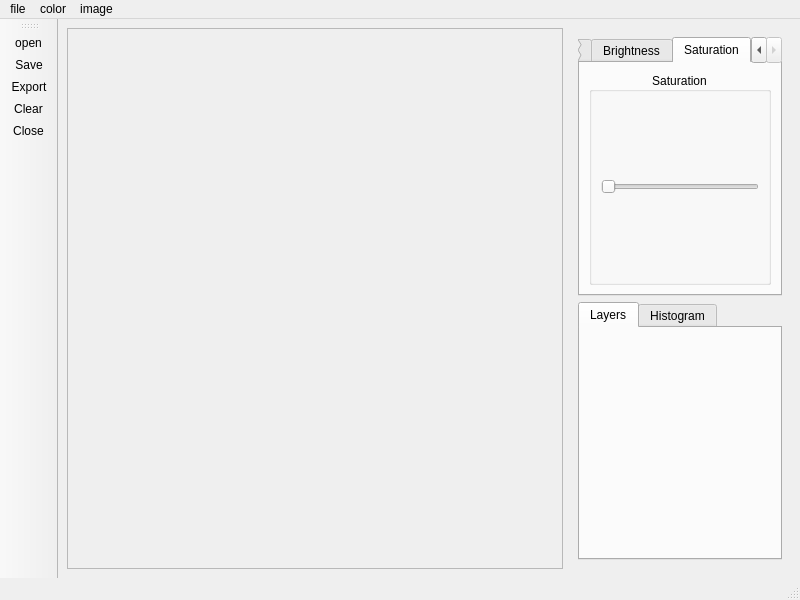
<?xml version="1.0" encoding="UTF-8"?>
<ui version="4.0">
 <class>MainWindow</class>
 <widget class="QMainWindow" name="MainWindow">
  <property name="geometry">
   <rect>
    <x>0</x>
    <y>0</y>
    <width>800</width>
    <height>600</height>
   </rect>
  </property>
  <property name="windowTitle">
   <string>MainWindow</string>
  </property>
  <widget class="QWidget" name="centralwidget">
   <layout class="QHBoxLayout" name="horizontalLayout">
    <item>
     <widget class="QScrollArea" name="scrollArea">
      <property name="widgetResizable">
       <bool>true</bool>
      </property>
      <widget class="QWidget" name="scrollAreaWidgetContents">
       <property name="geometry">
        <rect>
         <x>0</x>
         <y>0</y>
         <width>512</width>
         <height>532</height>
        </rect>
       </property>
       <layout class="QVBoxLayout" name="verticalLayout_2">
        <item>
         <widget class="QLabel" name="imageLabel">
          <property name="sizePolicy">
           <sizepolicy hsizetype="Expanding" vsizetype="Expanding">
            <horstretch>0</horstretch>
            <verstretch>0</verstretch>
           </sizepolicy>
          </property>
          <property name="text">
           <string/>
          </property>
         </widget>
        </item>
       </layout>
      </widget>
     </widget>
    </item>
    <item>
     <widget class="QWidget" name="widget" native="true">
      <property name="sizePolicy">
       <sizepolicy hsizetype="Maximum" vsizetype="Preferred">
        <horstretch>0</horstretch>
        <verstretch>0</verstretch>
       </sizepolicy>
      </property>
      <layout class="QVBoxLayout" name="verticalLayout">
       <item>
        <widget class="QTabWidget" name="Operations">
         <property name="sizePolicy">
          <sizepolicy hsizetype="Preferred" vsizetype="Expanding">
           <horstretch>0</horstretch>
           <verstretch>0</verstretch>
          </sizepolicy>
         </property>
         <property name="whatsThis">
          <string>&lt;html&gt;&lt;head/&gt;&lt;body&gt;&lt;p&gt;&lt;br/&gt;&lt;/p&gt;&lt;/body&gt;&lt;/html&gt;</string>
         </property>
         <property name="currentIndex">
          <number>5</number>
         </property>
         <widget class="QWidget" name="info">
          <attribute name="title">
           <string>Info</string>
          </attribute>
          <layout class="QHBoxLayout" name="horizontalLayout_2">
           <item>
            <widget class="QGroupBox" name="groupBox">
             <property name="title">
              <string>Info</string>
             </property>
             <property name="alignment">
              <set>Qt::AlignmentFlag::AlignCenter</set>
             </property>
             <layout class="QHBoxLayout" name="horizontalLayout_3">
              <item>
               <widget class="QLabel" name="imageType">
                <property name="text">
                 <string/>
                </property>
                <property name="alignment">
                 <set>Qt::AlignmentFlag::AlignLeading|Qt::AlignmentFlag::AlignLeft|Qt::AlignmentFlag::AlignTop</set>
                </property>
               </widget>
              </item>
             </layout>
            </widget>
           </item>
          </layout>
         </widget>
         <widget class="QWidget" name="desaturation">
          <attribute name="title">
           <string>Desaturation</string>
          </attribute>
          <layout class="QHBoxLayout" name="horizontalLayout_4">
           <item>
            <widget class="QGroupBox" name="groupBox_2">
             <property name="title">
              <string>Desaturation</string>
             </property>
             <property name="alignment">
              <set>Qt::AlignmentFlag::AlignCenter</set>
             </property>
             <layout class="QVBoxLayout" name="verticalLayout_3">
              <item>
               <widget class="QSlider" name="desaturation_slider">
                <property name="sizePolicy">
                 <sizepolicy hsizetype="Expanding" vsizetype="Fixed">
                  <horstretch>0</horstretch>
                  <verstretch>0</verstretch>
                 </sizepolicy>
                </property>
                <property name="pageStep">
                 <number>0</number>
                </property>
                <property name="sliderPosition">
                 <number>99</number>
                </property>
                <property name="orientation">
                 <enum>Qt::Orientation::Horizontal</enum>
                </property>
               </widget>
              </item>
             </layout>
            </widget>
           </item>
          </layout>
         </widget>
         <widget class="QWidget" name="negative">
          <attribute name="title">
           <string>Negative</string>
          </attribute>
          <layout class="QHBoxLayout" name="horizontalLayout_5">
           <item>
            <widget class="QGroupBox" name="groupBox_3">
             <property name="title">
              <string>Negative</string>
             </property>
             <property name="alignment">
              <set>Qt::AlignmentFlag::AlignCenter</set>
             </property>
             <layout class="QHBoxLayout" name="horizontalLayout_7">
              <item>
               <widget class="QCheckBox" name="checkBox">
                <property name="text">
                 <string>apply</string>
                </property>
               </widget>
              </item>
             </layout>
            </widget>
           </item>
          </layout>
         </widget>
         <widget class="QWidget" name="contrast">
          <attribute name="title">
           <string>Contrast</string>
          </attribute>
          <layout class="QHBoxLayout" name="horizontalLayout_6">
           <item>
            <widget class="QGroupBox" name="groupBox_4">
             <property name="title">
              <string>Contrast</string>
             </property>
             <property name="alignment">
              <set>Qt::AlignmentFlag::AlignCenter</set>
             </property>
             <layout class="QHBoxLayout" name="horizontalLayout_8">
              <item>
               <widget class="QSlider" name="horizontalSlider">
                <property name="value">
                 <number>50</number>
                </property>
                <property name="orientation">
                 <enum>Qt::Orientation::Horizontal</enum>
                </property>
               </widget>
              </item>
             </layout>
            </widget>
           </item>
          </layout>
         </widget>
         <widget class="QWidget" name="brightness">
          <attribute name="title">
           <string>Brightness</string>
          </attribute>
          <layout class="QHBoxLayout" name="horizontalLayout_9">
           <item>
            <widget class="QGroupBox" name="groupBox_5">
             <property name="title">
              <string>Brightness</string>
             </property>
             <property name="alignment">
              <set>Qt::AlignmentFlag::AlignCenter</set>
             </property>
             <layout class="QHBoxLayout" name="horizontalLayout_11">
              <item>
               <widget class="QSlider" name="horizontalSlider_2">
                <property name="sliderPosition">
                 <number>50</number>
                </property>
                <property name="orientation">
                 <enum>Qt::Orientation::Horizontal</enum>
                </property>
               </widget>
              </item>
             </layout>
            </widget>
           </item>
          </layout>
         </widget>
         <widget class="QWidget" name="saturation">
          <attribute name="title">
           <string>Saturation</string>
          </attribute>
          <layout class="QHBoxLayout" name="horizontalLayout_10">
           <item>
            <widget class="QGroupBox" name="groupBox_6">
             <property name="title">
              <string>Saturation</string>
             </property>
             <property name="alignment">
              <set>Qt::AlignmentFlag::AlignCenter</set>
             </property>
             <layout class="QHBoxLayout" name="horizontalLayout_12">
              <item>
               <widget class="QSlider" name="horizontalSlider_3">
                <property name="orientation">
                 <enum>Qt::Orientation::Horizontal</enum>
                </property>
               </widget>
              </item>
             </layout>
            </widget>
           </item>
          </layout>
         </widget>
        </widget>
       </item>
       <item>
        <widget class="QTabWidget" name="Layers">
         <property name="currentIndex">
          <number>0</number>
         </property>
         <widget class="QWidget" name="layers">
          <property name="accessibleName">
           <string/>
          </property>
          <attribute name="title">
           <string>Layers</string>
          </attribute>
         </widget>
         <widget class="QWidget" name="histogram">
          <attribute name="title">
           <string>Histogram</string>
          </attribute>
         </widget>
        </widget>
       </item>
      </layout>
     </widget>
    </item>
   </layout>
  </widget>
  <widget class="QMenuBar" name="menubar">
   <property name="geometry">
    <rect>
     <x>0</x>
     <y>0</y>
     <width>800</width>
     <height>24</height>
    </rect>
   </property>
   <widget class="QMenu" name="menufile">
    <property name="title">
     <string>file</string>
    </property>
    <addaction name="actionopen"/>
    <addaction name="actionSave"/>
    <addaction name="actionClose"/>
    <addaction name="actionclear"/>
    <addaction name="actionExport"/>
   </widget>
   <widget class="QMenu" name="menucolor">
    <property name="title">
     <string>color</string>
    </property>
    <addaction name="actiondesaturation"/>
    <addaction name="actionnegatyw"/>
    <addaction name="actionkontrast"/>
    <addaction name="actionjasnosc"/>
    <addaction name="actionnasycenie"/>
   </widget>
   <widget class="QMenu" name="menuimage">
    <property name="title">
     <string>image</string>
    </property>
    <addaction name="actionsuma"/>
    <addaction name="actionroznica"/>
    <addaction name="actioniloczyn"/>
    <addaction name="actionlayers"/>
    <addaction name="actionhistogram"/>
   </widget>
   <addaction name="menufile"/>
   <addaction name="menucolor"/>
   <addaction name="menuimage"/>
  </widget>
  <widget class="QStatusBar" name="statusbar"/>
  <widget class="QToolBar" name="toolBar">
   <property name="windowTitle">
    <string>toolBar</string>
   </property>
   <attribute name="toolBarArea">
    <enum>LeftToolBarArea</enum>
   </attribute>
   <attribute name="toolBarBreak">
    <bool>false</bool>
   </attribute>
   <addaction name="actionopen"/>
   <addaction name="actionSave"/>
   <addaction name="actionExport"/>
   <addaction name="actionclear"/>
   <addaction name="actionClose"/>
  </widget>
  <action name="actionopen">
   <property name="icon">
    <iconset resource="resource.qrc">
     <normaloff>:/res/img/open.png</normaloff>:/res/img/open.png</iconset>
   </property>
   <property name="text">
    <string>open</string>
   </property>
  </action>
  <action name="actionSave">
   <property name="icon">
    <iconset resource="resource.qrc">
     <normaloff>:/res/img/save.png</normaloff>:/res/img/save.png</iconset>
   </property>
   <property name="text">
    <string>Save</string>
   </property>
  </action>
  <action name="actionClose">
   <property name="icon">
    <iconset resource="resource.qrc">
     <normaloff>:/res/img/close.png</normaloff>:/res/img/close.png</iconset>
   </property>
   <property name="text">
    <string>Close</string>
   </property>
  </action>
  <action name="actionclear">
   <property name="icon">
    <iconset resource="resource.qrc">
     <normaloff>:/res/img/clear.png</normaloff>:/res/img/clear.png</iconset>
   </property>
   <property name="text">
    <string>Clear</string>
   </property>
  </action>
  <action name="actiondesaturation">
   <property name="text">
    <string>desaturation</string>
   </property>
  </action>
  <action name="actionnegatyw">
   <property name="text">
    <string>negative</string>
   </property>
  </action>
  <action name="actionkontrast">
   <property name="text">
    <string>contrast</string>
   </property>
  </action>
  <action name="actionjasnosc">
   <property name="text">
    <string>brightness</string>
   </property>
  </action>
  <action name="actionnasycenie">
   <property name="text">
    <string>saturation</string>
   </property>
  </action>
  <action name="actionsuma">
   <property name="text">
    <string>sum</string>
   </property>
  </action>
  <action name="actionroznica">
   <property name="text">
    <string>difference</string>
   </property>
  </action>
  <action name="actioniloczyn">
   <property name="text">
    <string>product</string>
   </property>
  </action>
  <action name="actionlayers">
   <property name="text">
    <string>layers</string>
   </property>
  </action>
  <action name="actionhistogram">
   <property name="text">
    <string>histogram</string>
   </property>
  </action>
  <action name="actionExport">
   <property name="icon">
    <iconset resource="resource.qrc">
     <normaloff>:/res/img/save.png</normaloff>:/res/img/save.png</iconset>
   </property>
   <property name="text">
    <string>Export</string>
   </property>
  </action>
 </widget>
 <resources>
  <include location="resource.qrc"/>
 </resources>
 <connections/>
</ui>
